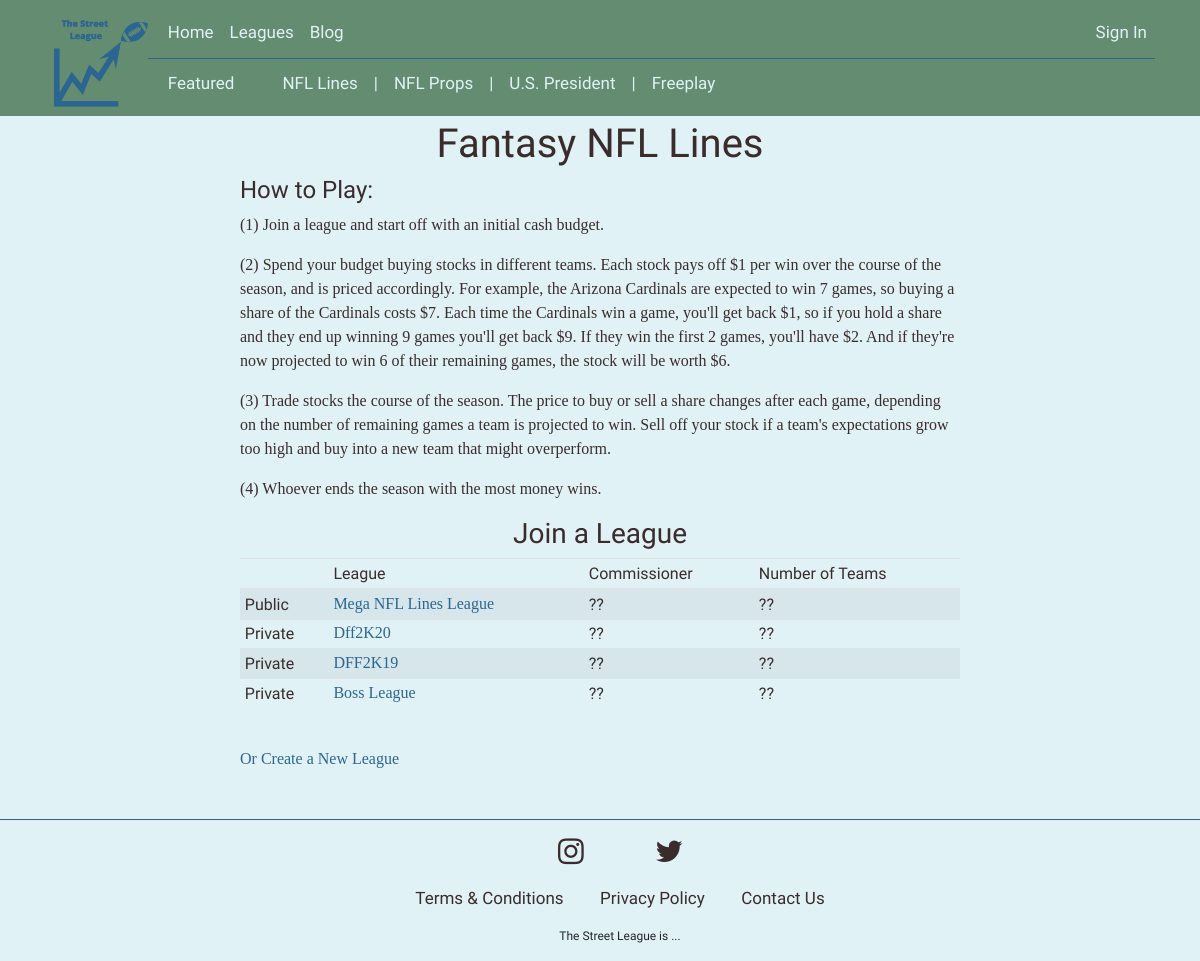
Page /leaguetype/7/ on the earlier database version.
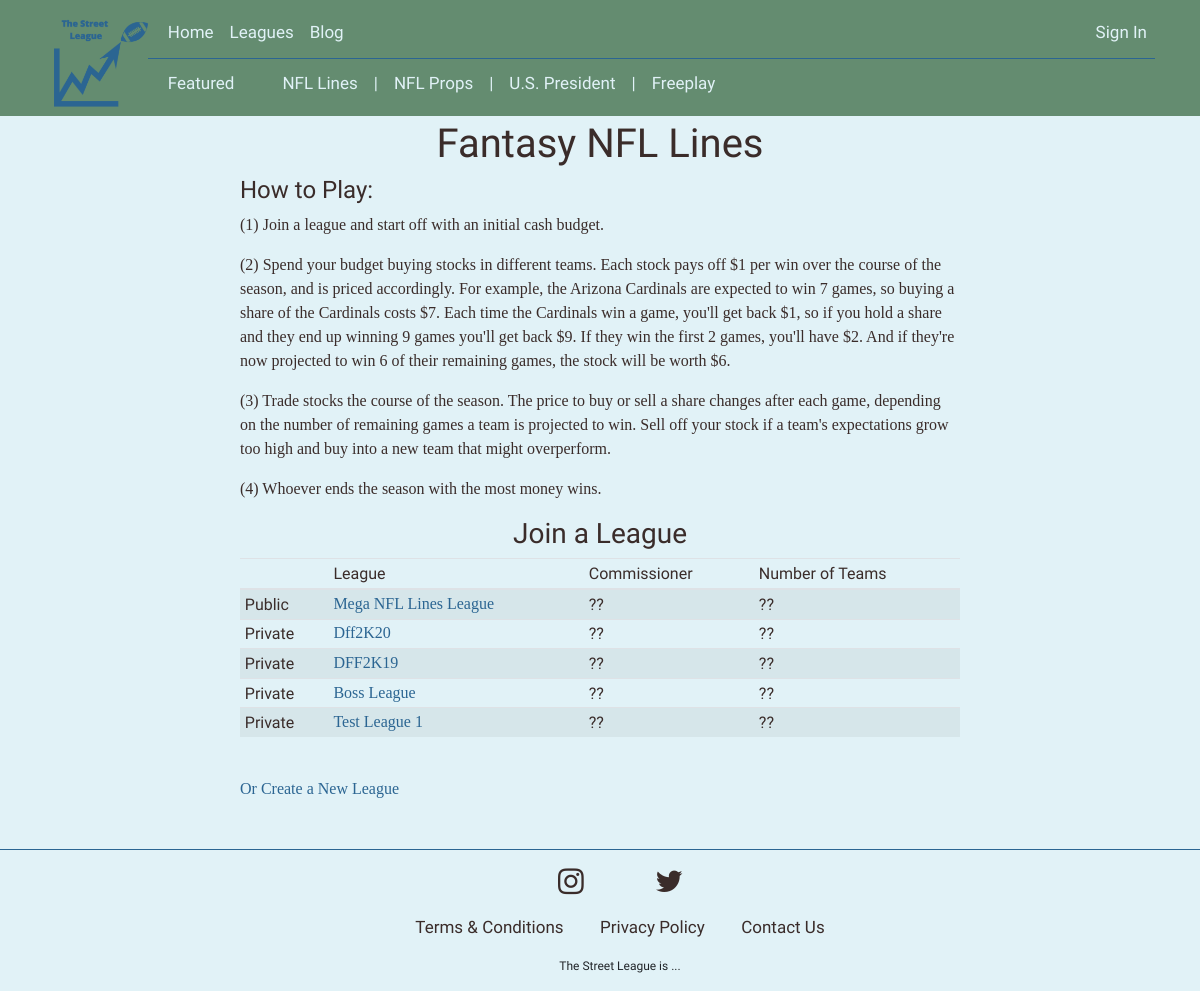
Same page on the later database version.
### fantasyworld/models.py (models this page shows, shortened)
class League(models.Model):
	league_type = models.ForeignKey(LeagueType, on_delete=models.CASCADE)
	name = models.CharField(max_length = 100)
	is_public = models.BooleanField(default=False)
	league_password = models.CharField(max_length = 100, null=True, blank=True)

### fantasyworld/views/league_views.py (the view)
# urls.py: path('leaguetype/<int:leaguetype_id>/', views.leaguetype_home,
def leaguetype_home(request, leaguetype_id):
	try:
		leaguetype = LeagueType.objects.get(pk=leaguetype_id)
		leagues = League.objects.filter(league_type=leaguetype)
	except LeagueType.DoesNotExist:
		raise Http404("League Type Does Not Exist")
	return render(request, 'fantasyworld/leaguetype_home.html',
		{'leaguetype': leaguetype,
		'leagues': leagues,})

### fantasyworld/templates/fantasyworld/leaguetype_home.html
{% extends 'fantasyworld/bases/base.html' %}
{% block content %}
<h1>Fantasy {{ leaguetype.name }}</h1>
<h4> How to Play: </h4>
{{ leaguetype.how_to_play | safe}}
<h3> Join a League </h3>
<table class="table table-striped table-sm" style="margin-top: 5px;">
  <thead>
    <tr>
      <th scope="col"></th>
      <th scope="col">League </th>
      <th scope="col">Commissioner</th>
      <th scope="col">Number of Teams</th>
    </tr>
  </thead>
  <tbody>
    {% for league in leagues %}
      {% if league.is_public %}
        <tr>
        <th> Public </th>
        <th> <a href ="{% url 'fantasyworld:league_home' league.id %}">{{league.name}}</th>
        <th> ?? </th>
        <th> ?? </th>
        </tr>
      {% endif %}
    {% endfor %}
    {% for league in leagues %}
      {% if not league.is_public %}
        <tr>
        <th> Private </th>
        <th> <a href ="{% url 'fantasyworld:league_home' league.id %}">{{league.name}}</th>
        <th> ?? </th>
        <th> ?? </th>
        </tr>
      {% endif %}
    {% endfor %}
  </tbody>
</table>
<br>
<a href= "{% url 'fantasyworld:league_create' leaguetype.id %}"> Or Create a New League </a>
<br>
{% endblock %}

Differences in the rows shown:
added League: name "Test League 1"
